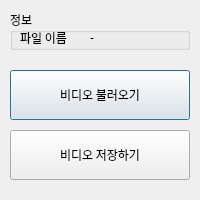
<?xml version="1.0" encoding="UTF-8"?>
<ui version="4.0">
 <class>VideoLoadDialog</class>
 <widget class="QDialog" name="VideoLoadDialog">
  <property name="geometry">
   <rect>
    <x>0</x>
    <y>0</y>
    <width>200</width>
    <height>200</height>
   </rect>
  </property>
  <property name="font">
   <font>
    <family>나눔바른고딕</family>
   </font>
  </property>
  <property name="windowTitle">
   <string>비디오 불러오기</string>
  </property>
  <widget class="QPushButton" name="LoadVideo">
   <property name="geometry">
    <rect>
     <x>10</x>
     <y>70</y>
     <width>180</width>
     <height>50</height>
    </rect>
   </property>
   <property name="font">
    <font>
     <family>나눔바른고딕</family>
    </font>
   </property>
   <property name="cursor">
    <cursorShape>ArrowCursor</cursorShape>
   </property>
   <property name="toolTipDuration">
    <number>-4</number>
   </property>
   <property name="text">
    <string>비디오 불러오기</string>
   </property>
  </widget>
  <widget class="QGroupBox" name="groupBox">
   <property name="geometry">
    <rect>
     <x>10</x>
     <y>10</y>
     <width>180</width>
     <height>40</height>
    </rect>
   </property>
   <property name="font">
    <font>
     <family>나눔바른고딕</family>
    </font>
   </property>
   <property name="title">
    <string>정보</string>
   </property>
   <widget class="QLabel" name="FileNameInput">
    <property name="geometry">
     <rect>
      <x>80</x>
      <y>20</y>
      <width>100</width>
      <height>15</height>
     </rect>
    </property>
    <property name="font">
     <font>
      <family>나눔바른고딕</family>
     </font>
    </property>
    <property name="text">
     <string>-</string>
    </property>
   </widget>
   <widget class="QLabel" name="FileName">
    <property name="geometry">
     <rect>
      <x>10</x>
      <y>20</y>
      <width>60</width>
      <height>15</height>
     </rect>
    </property>
    <property name="font">
     <font>
      <family>나눔바른고딕</family>
     </font>
    </property>
    <property name="text">
     <string>파일 이름</string>
    </property>
   </widget>
  </widget>
  <widget class="QPushButton" name="SaveVideo">
   <property name="geometry">
    <rect>
     <x>10</x>
     <y>130</y>
     <width>180</width>
     <height>50</height>
    </rect>
   </property>
   <property name="font">
    <font>
     <family>나눔바른고딕</family>
    </font>
   </property>
   <property name="cursor">
    <cursorShape>ArrowCursor</cursorShape>
   </property>
   <property name="toolTipDuration">
    <number>-4</number>
   </property>
   <property name="text">
    <string>비디오 저장하기</string>
   </property>
  </widget>
 </widget>
 <resources/>
 <connections>
  <connection>
   <sender>LoadVideo</sender>
   <signal>clicked()</signal>
   <receiver>VideoLoadDialog</receiver>
   <slot>LoadVideo()</slot>
   <hints>
    <hint type="sourcelabel">
     <x>527</x>
     <y>288</y>
    </hint>
    <hint type="destinationlabel">
     <x>550</x>
     <y>237</y>
    </hint>
   </hints>
  </connection>
  <connection>
   <sender>SaveVideo</sender>
   <signal>clicked()</signal>
   <receiver>VideoLoadDialog</receiver>
   <slot>SaveVideo()</slot>
   <hints>
    <hint type="sourcelabel">
     <x>546</x>
     <y>361</y>
    </hint>
    <hint type="destinationlabel">
     <x>596</x>
     <y>346</y>
    </hint>
   </hints>
  </connection>
 </connections>
 <slots>
  <slot>LoadVideo()</slot>
  <slot>SaveVideo()</slot>
 </slots>
</ui>
